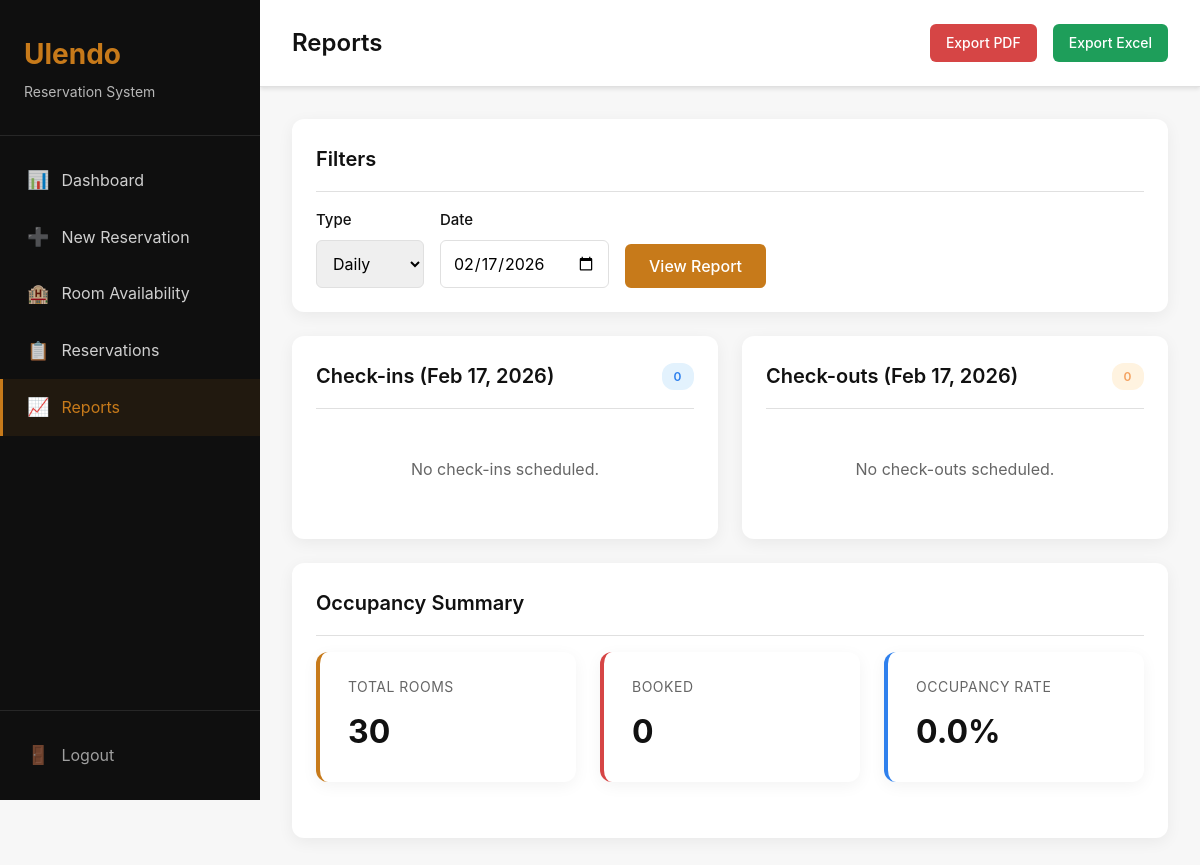
The page /reports/daily/ (signed in) on the database as committed earlier.
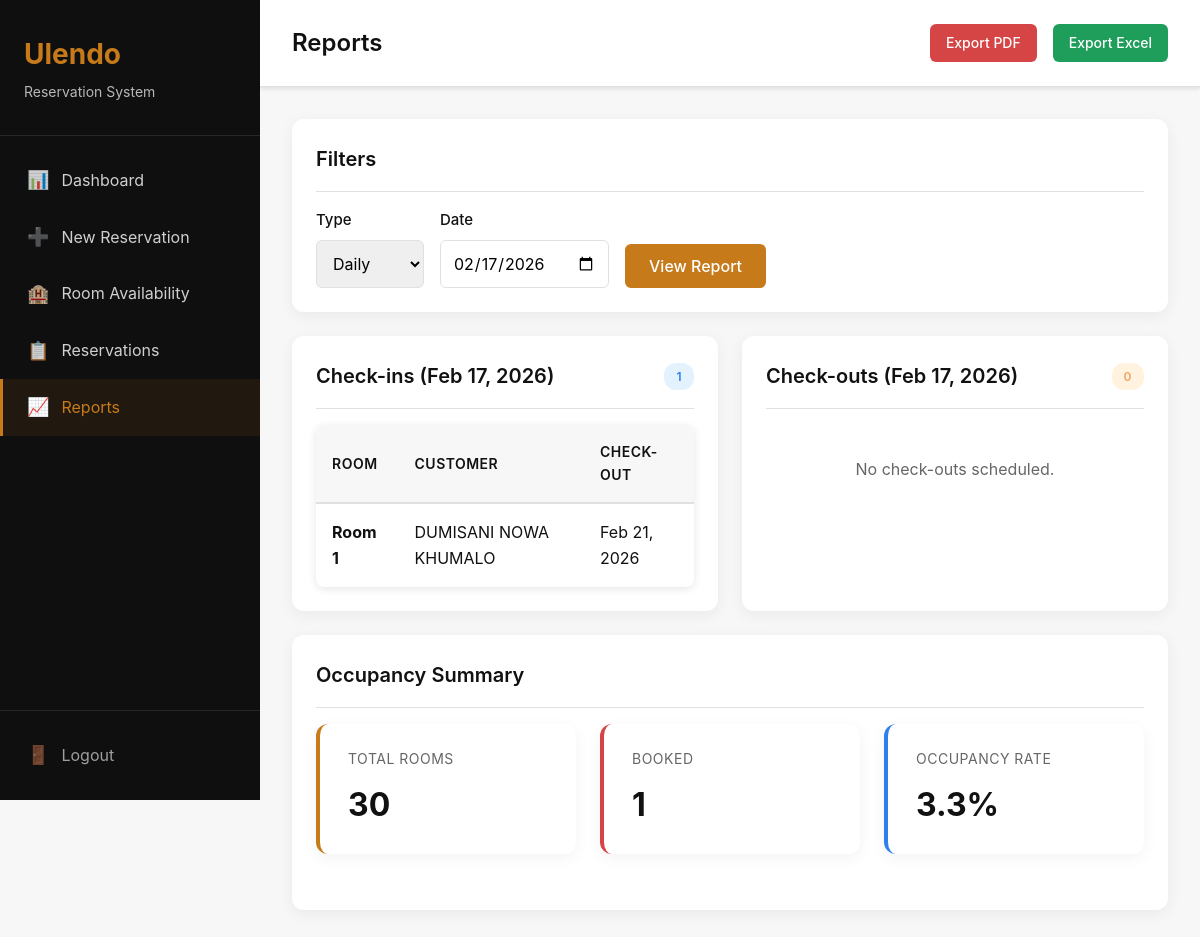
The same page on the database as committed later.
### reservations/models.py (models this page shows, shortened)
class Reservation(models.Model):
    STATUS_CHOICES = [
        ('confirmed', 'Confirmed'),
        ('cancelled', 'Cancelled'),
    ]
    customer_name = models.CharField(max_length=200)
    voucher_number = models.CharField(max_length=100, blank=True, null=True)
    room = models.ForeignKey(Room, on_delete=models.CASCADE, related_name='reservations')
    check_in_date = models.DateField()
    check_out_date = models.DateField()
    status = models.CharField(max_length=20, choices=STATUS_CHOICES, default='confirmed')
    notes = models.TextField(blank=True, null=True)
    created_at = models.DateTimeField(auto_now_add=True)
    updated_at = models.DateTimeField(auto_now=True)
    class Meta:
        ordering = ['-created_at']
        verbose_name = 'Reservation'
        verbose_name_plural = 'Reservations'
        indexes = [
            models.Index(fields=['check_in_date', 'check_out_date']),
            models.Index(fields=['status']),
        ]

### rooms/models.py (models this page shows, shortened)
class Room(models.Model):
    room_number = models.CharField(max_length=10, unique=True)
    room_type = models.CharField(max_length=50, blank=True, null=True)
    is_active = models.BooleanField(default=True)
    created_at = models.DateTimeField(auto_now_add=True)
    updated_at = models.DateTimeField(auto_now=True)
    class Meta:
        ordering = ['room_number']
        verbose_name = 'Room'
        verbose_name_plural = 'Rooms'

### reports/views.py (the view, shortened to what this page needs)
# urls.py: path('daily/', views.daily_report, name='daily_report'),
@login_required
def daily_report(request):
    mode = request.GET.get('mode', 'daily')
    date_str = request.GET.get('date', date.today().strftime('%Y-%m-%d'))
    try:
        anchor_date = datetime.strptime(date_str, '%Y-%m-%d').date()
    except ValueError:
        anchor_date = date.today()
    if mode == 'weekly':
        start_date = anchor_date - timedelta(days=anchor_date.weekday())
        end_date = start_date + timedelta(days=6)
    else:
        mode = 'daily'
        start_date = end_date = anchor_date
    check_ins = Reservation.objects.filter(
        check_in_date__gte=start_date,
        check_in_date__lte=end_date,
        status='confirmed'
    ).select_related('room').order_by('room__room_number')
    check_outs = Reservation.objects.filter(
        check_out_date__gte=start_date,
        check_out_date__lte=end_date,
        status='confirmed'
    ).select_related('room').order_by('room__room_number')
    total_rooms = Room.objects.filter(is_active=True).count()
    overlapping_bookings = Reservation.objects.filter(
        check_in_date__lt=end_date + timedelta(days=1),
        check_out_date__gt=start_date,
        status='confirmed'
    )
    booked_rooms = overlapping_bookings.values('room').distinct().count()
    occupancy_rate = (booked_rooms / total_rooms * 100) if total_rooms > 0 else 0
    if start_date == end_date:
        date_label = start_date.strftime('%b %d, %Y')
    else:
        date_label = f"{start_date.strftime('%b %d, %Y')} – {end_date.strftime('%b %d, %Y')}"
    export_format = request.GET.get('export')
    export_label = date_label
    export_payload = {
        'mode': mode,
        'date_label': date_label,
        'check_ins': check_ins,
        'check_outs': check_outs,
        'occupancy_rate': occupancy_rate,
        'total_rooms': total_rooms,
        'booked_rooms': booked_rooms,
    }
    if export_format == 'pdf':
        return generate_pdf_report('daily', export_label, export_payload)
    elif export_format == 'excel':
        return generate_excel_report('daily', export_label, export_payload)
    context = {
        'mode': mode,
        'anchor_date': anchor_date,
        'start_date': start_date,
        'end_date': end_date,
        'date_label': date_label,
        'check_ins': check_ins,
        'check_outs': check_outs,
        'occupancy_rate': round(occupancy_rate, 1),
        'total_rooms': total_rooms,
        'booked_rooms': booked_rooms,
    }
    return render(request, 'reports/daily_report.html', context)

### reports/templates/reports/daily_report.html (shortened to what the changed rows need)
{% extends 'base.html' %}
{% block page_title %}Reports{% endblock %}
{% block content %}
<div class="grid grid-2">
    <div class="card">
        <div class="card-header">
            <h3 class="card-title">Check-ins ({{ date_label }})</h3>
            <span class="badge badge-info">{{ check_ins|length }}</span>
        </div>
        <div class="card-body">
            {% if check_ins %}
            <div class="table-container">
                <table>
                    <thead>
                        <tr>
                            <th>Room</th>
                            <th>Customer</th>
                            <th>Check-out</th>
                        </tr>
                    </thead>
                    <tbody>
                        {% for reservation in check_ins %}
                        <tr>
                            <td><strong>Room {{ reservation.room.room_number }}</strong></td>
                            <td>{{ reservation.customer_name }}</td>
                            <td>{{ reservation.check_out_date|date:"M d, Y" }}</td>
                        </tr>
                        {% endfor %}
                    </tbody>
                </table>
            </div>
            {% else %}
            <p style="text-align: center; padding: 2rem; color: var(--text-secondary);">No check-ins scheduled.</p>
            {% endif %}
        </div>
    </div>
</div>
<div class="card">
    <div class="card-body">
        <div class="stats-grid">
            <div class="stat-card error">
                <div class="stat-label">Booked</div>
                <div class="stat-value">{{ booked_rooms }}</div>
            </div>
            <div class="stat-card info">
                <div class="stat-label">Occupancy Rate</div>
                <div class="stat-value">{{ occupancy_rate }}%</div>
            </div>
        </div>
    </div>
</div>
{% endblock %}

Rows that differ between the two databases and show on the page:
added Reservation: room.room_number "1", customer_name "DUMISANI NOWA KHUMALO", check_out_date "Feb 21, 2026"
Other text that changed with them:
{{ check_ins|length }}: "0" → "1"
{{ booked_rooms }}: "0" → "1"
{{ occupancy_rate }}: "0.0" → "3.3"
text no longer shown: "No check-ins scheduled."
text now shown: "ROOM CUSTOMER CHECK-OUT"
